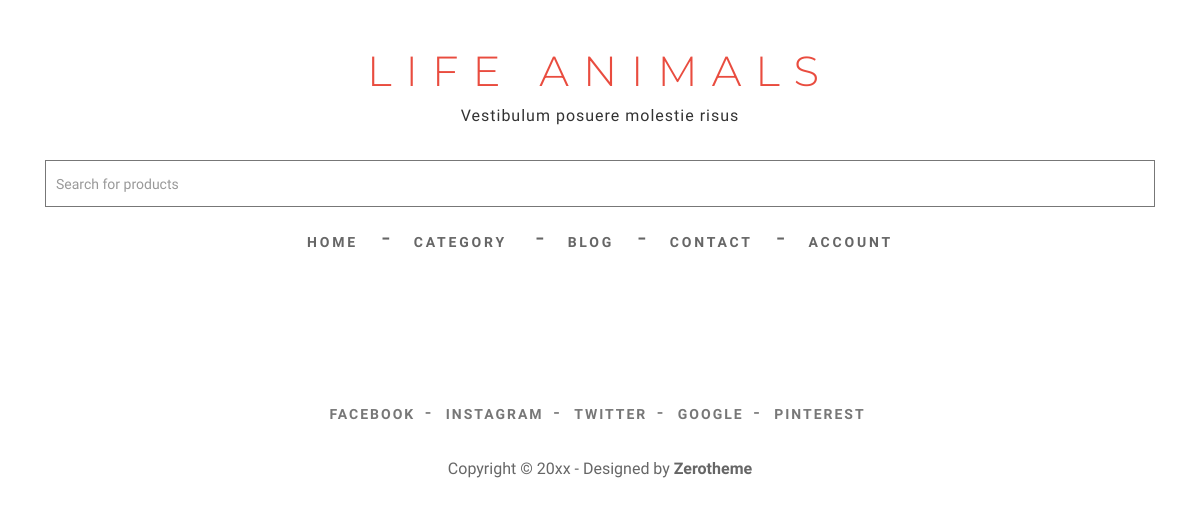
Page /sort_by_category/baliqlar/ on the earlier database version.
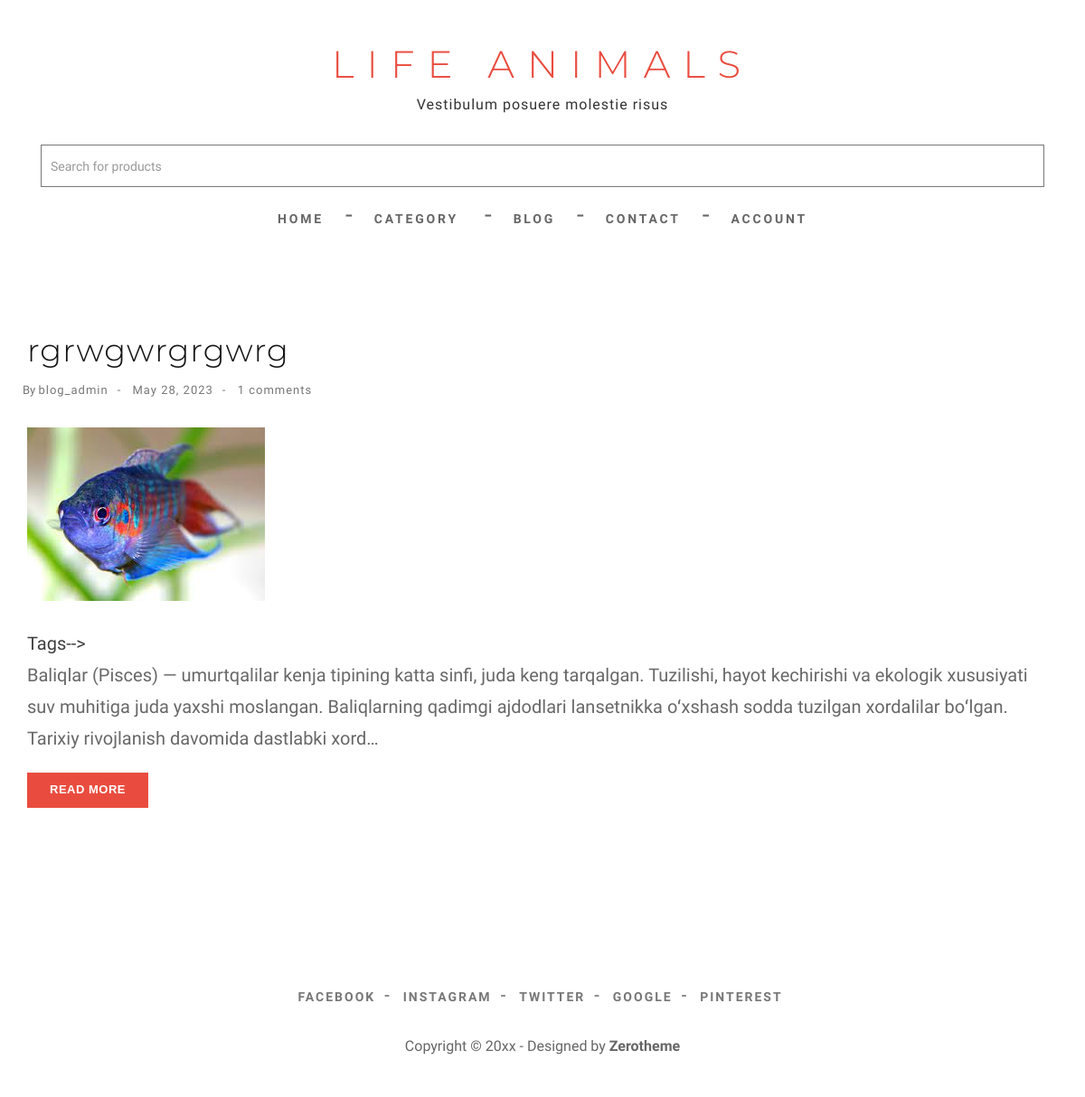
Same page on the later database version.
### main/models.py (models this page shows, shortened)
class Article(models.Model):
    title = models.CharField(max_length=250)
    slug = models.SlugField(max_length=250)
    category = models.ForeignKey(
        Category, on_delete=models.PROTECT, related_name='articles_cat')
    image = models.ImageField(upload_to='article/%Y/%m/%d')
    author = models.ForeignKey(
        User, on_delete=models.PROTECT, related_name='articles_user')
    published = models.DateField(auto_now_add=True)
    body = models.TextField()
    tag = models.ManyToManyField(Tag, related_name='articles_tag')
    class Meta:
        ordering = ["-id"]

### main/views.py (the view)
# urls.py: path('sort_by_category/<slug>/', views.sort_by_category, name='sort_by_category'),
def sort_by_category(request, slug):
    cat = Category.objects.get(slug=slug)
    art = Article.objects.filter(category=cat)
    data = {
        'object_list': art,
    }
    return render(request, 'list_articles.html', context=data)

### main/context_cat.py (called while the page is built)
def main_context(request):
    all_categories = Category.objects.all()
    data = {
        'all_categories': all_categories,
    }
    return data

### templates/list_articles.html
{% extends "base.html" %}
{% load static %}
{% block content %}
<div id="page-content">
    <div class="box-content">
        <div class="container">
            {% for item in object_list %}
            <article>
                <div class="wrap-post">
                    <div class="entry-header">
                        <h2 class="entry-title"><a href="{% url 'main:detail' item.id %}">{{item.title}}</a></h2>
                        <span class="entry-meta">
                            <ul class="list-inline link">
                                <li>By <a href="#">{{item.author}}</a></li>
                                <li><a href="#">{{item.published}}</a></li>
                                <li><a href="#">{{item.comments.count}} comments</a></li>
                            </ul>
                        </span>
                    </div>
                    <div class="post-thumbnail-wrap">
                        <div class="portfolio-box">
                            <img src="{{item.image.url}}" class="img-responsive" alt="">
                        </div>
                    </div>
                    <div class="entry-content">
                        <span class="tags-links">
                            Tags-->
                            {% for i in item.tag.all %}
                            <a href="{% url 'main:sort_by_teg' i.slug %}" rel="tag">{{i.name}}</a>
                            {% endfor %}
                        </span>
                        <p>{{item.body|truncatechars:300}}</p>
                        <a class="btn btn-skin" href="{% url 'main:detail' item.id %}">Read More</a>
                    </div>
                </div>
            </article>
            {% endfor %}
        </div>
    </div>
</div>
{% endblock content %}

Differences in the rows shown:
added Article: title "rgrwgwrgrgwrg", author "blog_admin", published "May 28, 2023", comments.count "1", image (picture), body "Baliqlar (Pisces) — umurtqalilar kenja tipining katta sinfi, juda keng tarqalgan. Tuzilishi, hayot kechirishi va ekologik xususiyati suv muhitiga juda yaxshi moslangan. Baliqlarning qadimgi ajdodlari lansetnikka oʻxshash sodda tuzilgan xordalilar boʻlgan. Tarixiy rivojlanish davomida dastlabki xord…"
